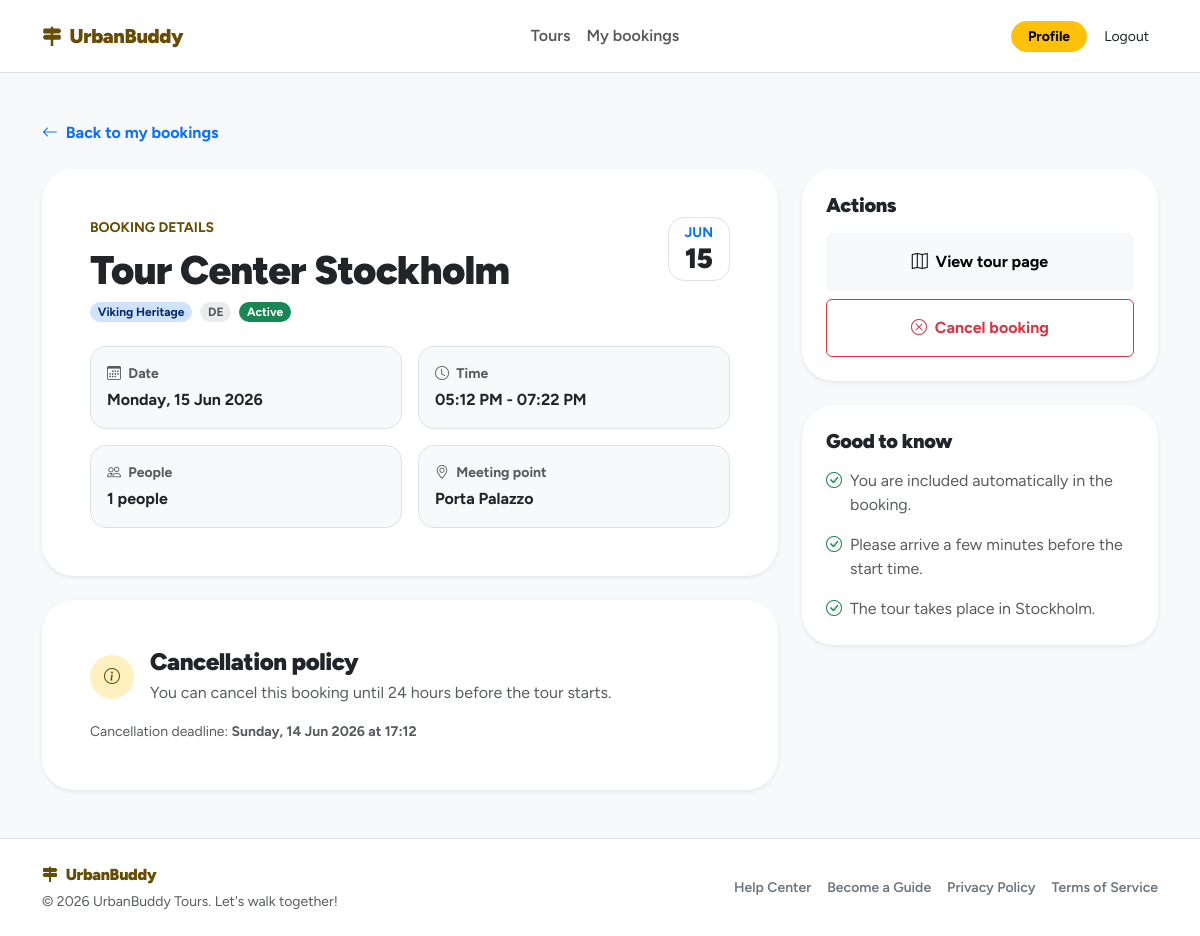
The page /my-reservations/5af65605-6868-4ede-86ce-ad6553a9d752 (signed in) on the database as committed earlier.
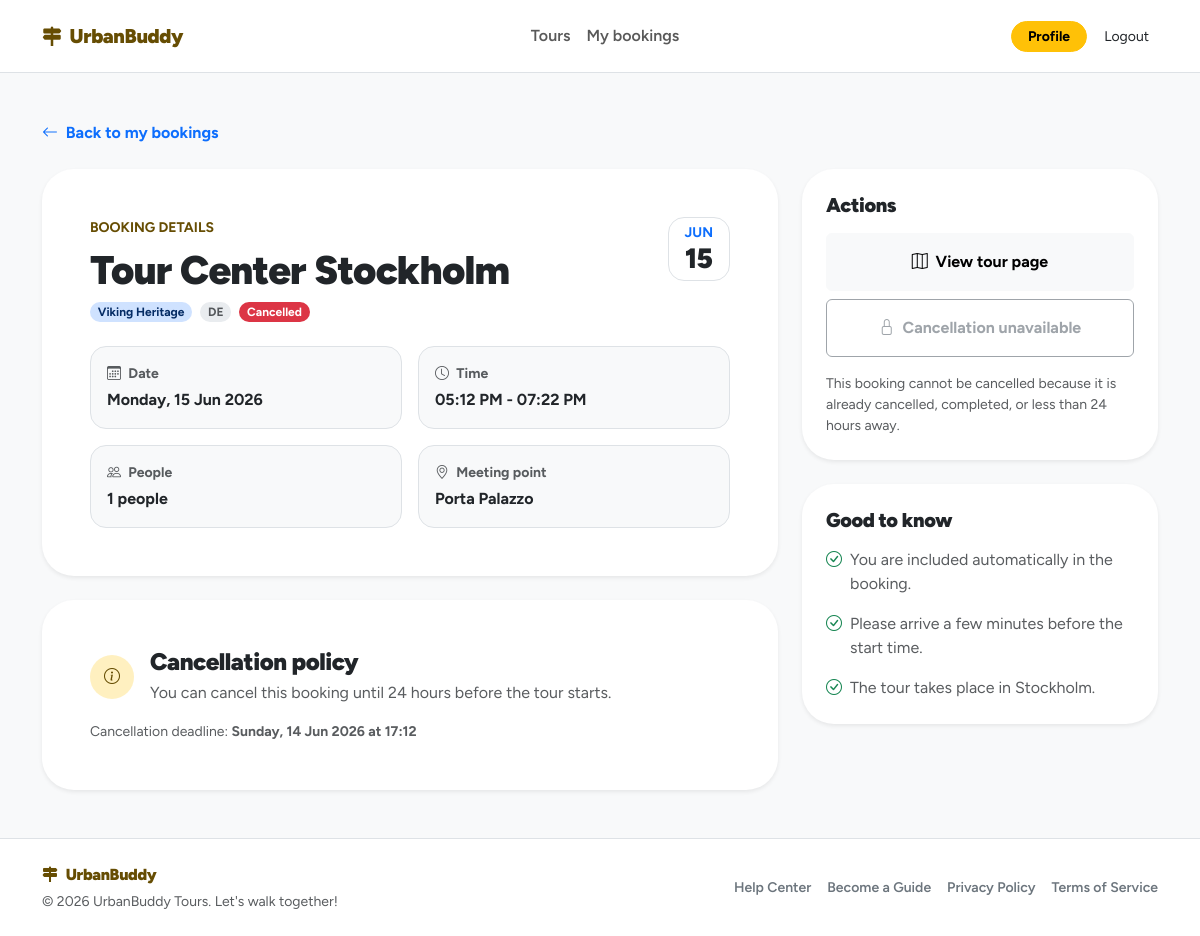
The same page on the database as committed later.
### tables this page shows
CREATE TABLE tour_reservations (
    id TEXT PRIMARY KEY, -- UUID
    event_id TEXT NOT NULL, -- FK verso UUID
    participant_id TEXT NOT NULL, -- FK verso UUID
    idempotency_key TEXT UNIQUE NOT NULL, -- UUID gestito dal frontend
    total_people INTEGER NOT NULL CHECK(total_people >= 1 AND total_people <= 4),
    additional_names TEXT,
    reminder_sent INTEGER DEFAULT 0 CHECK(reminder_sent IN (0, 1)),
    is_checked_in INTEGER DEFAULT 0 CHECK(is_checked_in IN (0, 1)),
    status TEXT NOT NULL DEFAULT 'active' CHECK(status IN ('active', 'cancelled')),
    created_at TEXT DEFAULT CURRENT_TIMESTAMP,
    updated_at TEXT DEFAULT CURRENT_TIMESTAMP,
    FOREIGN KEY (event_id) REFERENCES tour_events(id),
    FOREIGN KEY (participant_id) REFERENCES users(id)
);

### app/public/routes.py (the view)
@public_bp.route("/my-reservations/<reservation_id>")
@login_required
def reservation_detail(reservation_id):
    page_data = build_reservation_detail_page_data(
        reservation_id=reservation_id,
        participant_id=current_user.id,
    )
    return render_template(
        "reservation_detail.html",
        **page_data,
    )

### app/auth/dao.py (called while the page is built)
    @staticmethod
    def _attach_guide_languages(user: User):
        if user is None:
            return None
        if user.role == "guide":
            user.guide_language_ids = UsersDAO._get_guide_language_ids(user.id)
        return user

    @staticmethod
    def get_user_by_id(user_id: str):
        db = get_db()
        row = db.execute(
            "SELECT * FROM users WHERE id = ?",
            (user_id,)
        ).fetchone()
        user = User.from_row(row)
        return UsersDAO._attach_guide_languages(user)

### app/auth/domain.py (called while the page is built)
    @staticmethod
    def from_row(row):
        if row is None:
            return None
        profile_photo = "default.png"
        if "profile_photo" in row.keys() and row["profile_photo"] is not None:
            profile_photo = row["profile_photo"]
        return User(
            id=row["id"],
            role=row["role"],
            email=row["email"],
            password_hash=row["password_hash"],
            username=row["username"],
            first_name=row["first_name"],
            last_name=row["last_name"],
            profile_photo=profile_photo
        )

### app/core/utils.py (called while the page is built)
def get_now_in_app_timezone():
    return datetime.now(ZoneInfo(APP_TIMEZONE))

### app/templates/reservation_detail.html (shortened to what the changed rows need)
{% extends "base.html" %}
{% block content %}
<section class="py-5">
    <div class="container">
        <div class="row g-4 align-items-start">
            <div class="col-lg-8">
                <div class="card border-0 shadow-sm rounded-5 mb-4">
                    <div class="card-body p-4 p-lg-5">
                        <div class="d-flex align-items-start justify-content-between gap-3 mb-4">
                            <div>
                                <h1 class="fw-black mb-2">
                                    {{ reservation.title }}
                                </h1>
                                <div class="d-flex flex-wrap gap-2">
                                    <span class="badge rounded-pill bg-primary-subtle text-primary-emphasis">
                                        {{ reservation.theme }}
                                    </span>
                                    <span class="badge rounded-pill bg-body-secondary text-body-secondary">
                                        {{ reservation.language }}
                                    </span>
                                    <span class="badge rounded-pill {{ reservation.status_class }}">
                                        {{ reservation.status_label }}
                                    </span>
                                </div>
                            </div>
                        </div>
                    </div>
                </div>
                <div class="card border-0 shadow-sm rounded-5">
                    <div class="card-body p-4 p-lg-5">
                        <div class="d-flex align-items-center gap-3 mb-3">
                            <div>
                                <h2 class="h4 fw-black mb-1">
                                    Cancellation policy
                                </h2>
                            </div>
                        </div>
                    </div>
                </div>
            </div>
            <div class="col-lg-4">
                <div class="sticky-aside">
                    <div class="card border-0 shadow-sm rounded-5 mb-4">
                        <div class="card-body p-4">
                            <h2 class="h5 fw-black mb-3">
                                Actions
                            </h2>
                            <a
                                href="{{ url_for('public.tour_detail', tour_id=reservation.tour_id) }}"
                                class="btn btn-light fw-bold w-100 py-3 mb-2"
                            >
                                <i class="bi bi-map me-1"></i>
                                View tour page
                            </a>
                            {% if reservation.can_cancel %}
                                <button
                                    type="button"
                                    class="btn btn-outline-danger fw-bold w-100 py-3"
                                    data-bs-toggle="modal"
                                    data-bs-target="#cancelReservationModal"
                                >
                                    <i class="bi bi-x-circle me-1"></i>
                                    Cancel booking
                                </button>
                            {% else %}
                                <button
                                    type="button"
                                    class="btn btn-outline-secondary fw-bold w-100 py-3"
                                    disabled
                                >
                                    <i class="bi bi-lock me-1"></i>
                                    Cancellation unavailable
                                </button>
                                <p class="small text-body-secondary mt-3 mb-0">
                                    This booking cannot be cancelled because it is already cancelled, completed, or less than 24 hours away.
                                </p>
                            {% endif %}
                        </div>
                    </div>
                    <div class="card border-0 shadow-sm rounded-5">
                        <div class="card-body p-4">
                            <h2 class="h5 fw-black mb-3">
                                Good to know
                            </h2>
                        </div>
                    </div>
                </div>
            </div>
        </div>
    </div>
</section>
{% endblock %}

Rows that differ between the two databases and show on the page:
changed tour_reservations: status_label "Active" → "Cancelled"
Other text that changed with them:
text no longer shown: "Cancel booking"
text now shown: "Cancellation unavailable This booking cannot be cancelled because it is already cancelled, completed, or less than 24 hours away."
